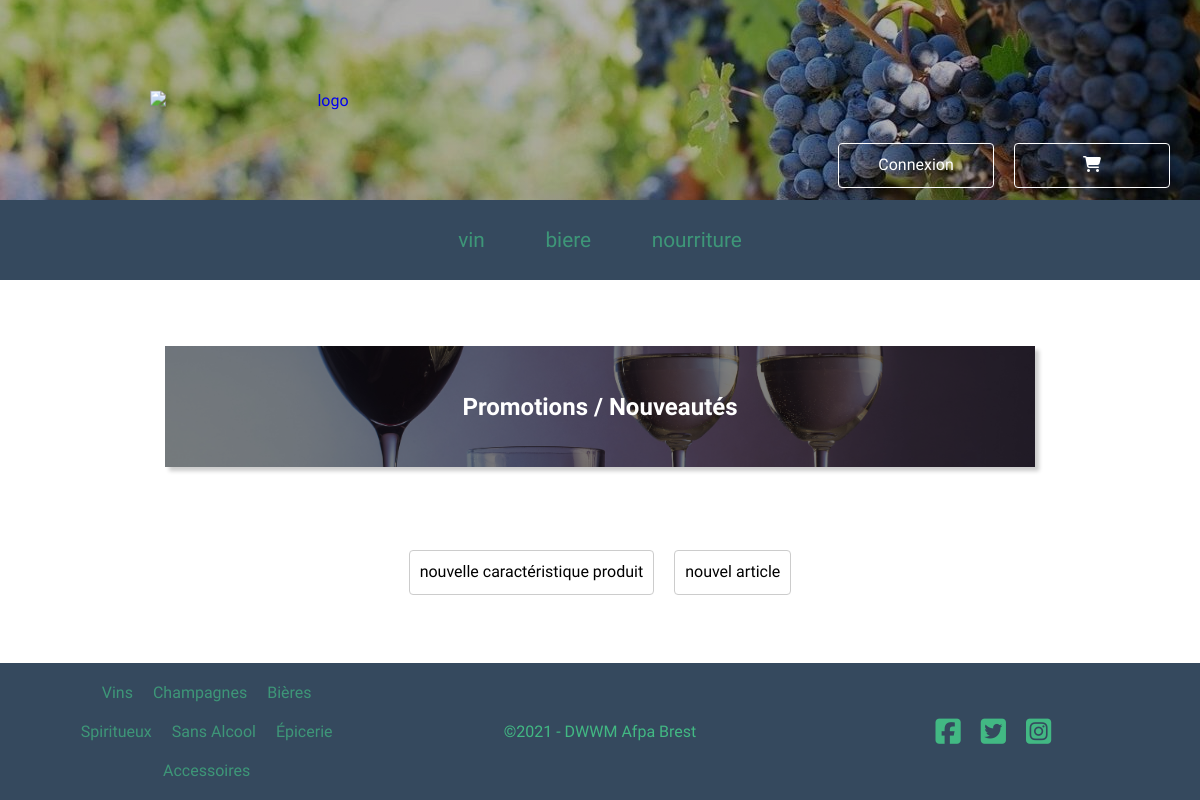
/public, run on an earlier commit of the app's database.
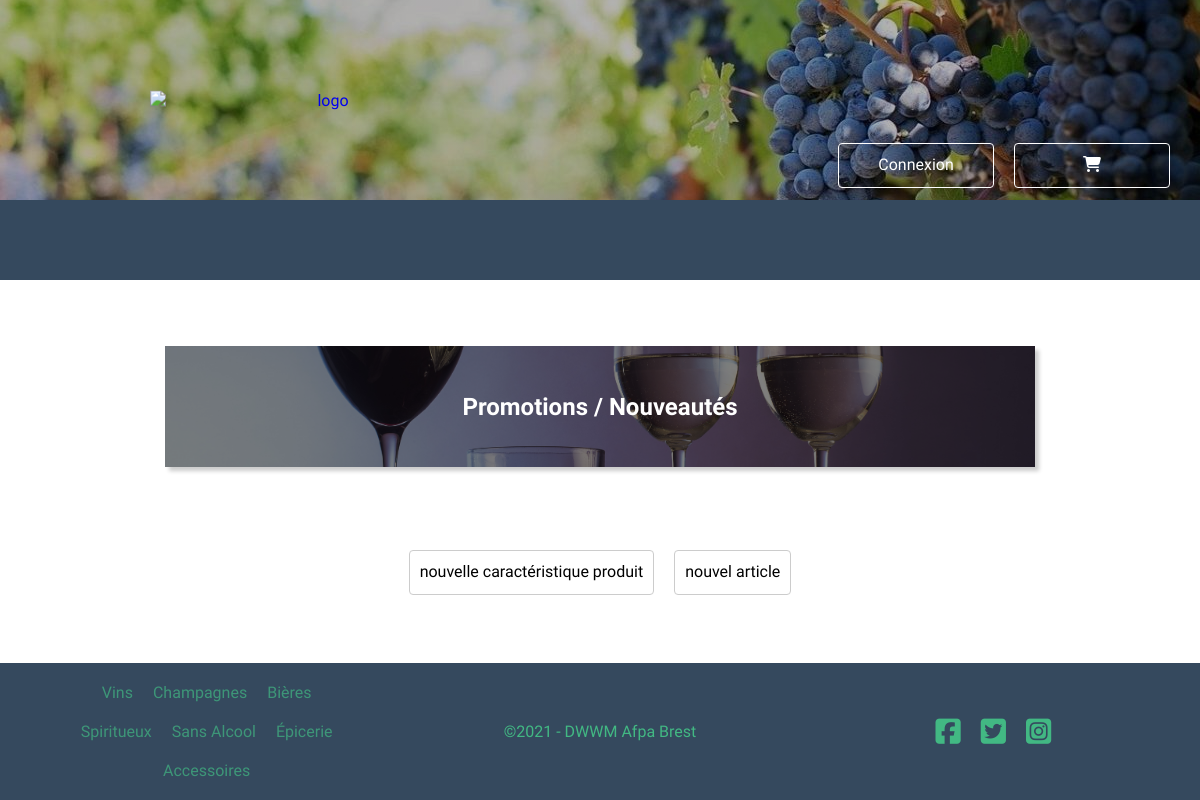
And on a later commit of the database.
### tables this page shows
CREATE TABLE `type_products` (
  `id` int(11) NOT NULL,
  `wording` varchar(150) NOT NULL
);

### src/controller/AccueilController.php (called while the page is built, shortened)
<?php
class AccueilController {
    protected $prodTypeService;
    public function __construct(){
        $this->prodTypeService = new ProdTypeService();
    }
    public function index(){
        $allProdTypes = $this->prodTypeService->getAllTypeProd();
        $view = ob_get_clean();
        require_once(BACK_ROOT . '/views/template.php');
    }
}
?>

### src/controller/ArticlesController.php (called while the page is built, shortened)
<?php
class ArticlesController extends AccueilController{
    public function afficheAccueil(){
        require_once BACK_ROOT  . '/views/accueil.php';
        parent::index();
    }
}
?>

### src/lib/Rooter.php (called while the page is built, shortened)
<?php
class Rooter {
    private $_get = [];
    private $_action;
    private $_params;
    private $_default = [
        'controlleur' => 'ArticlesController',
        'action' => 'afficheAccueil',
        'params' => ''];
    private function explodeUrl(array $get) : void {
        if(isset($get['p']) && $get['p'] != '') {
            $cleanGet = ($get['p'][-1] === '/') ? substr($get['p'],0, -1) : $get['p'];
            $this->_get = explode('/', $cleanGet);
        } else {
            $this->_get = $this->_default;
        }
    }
    private function defineController() : void {
        $file = array_shift($this->_get) . 'Controller';
    }
    private function defineAction() : void {
        $this->_action = (isset($this->_get[0])) ? array_shift($this->_get) : $this->_default['action'];
    }
    private function defineParams() : void {
        $this->_params = (isset($this->_get[0])) ? $this->_get : $this->_default['params'];
    }
    public function getRoot() : void {
        $action = $this->_action;
        $params = $this->_params;
        $new  = new $controller;
        $new->$action($params);
    }
}

### public/index.php (called while the page is built, shortened)
<?php
$rooter = new Rooter($_GET);
$rooter->getRoot();

### src/lib/Autoloader.php (called while the page is built, shortened)
<?php
class Autoloader {
    private static function fileIntergrator(string $files) : void {
        $fileList = self::explodeClassList($files);
        $directoryList = [
            BACK_ROOT . '/lib/',
            BACK_ROOT . '/controller/',
            BACK_ROOT . '/model/dataAccessObject/',
            BACK_ROOT . '/model/entities/',
            BACK_ROOT . '/model/services/'
        ];
    }
    private static function explodeClassList(String $classList) : array {
        return explode(" ", $classList);
    }
    private static function deleteNamespace(String $className) : String {
        $explode = explode('\\', $className);
        return end($explode);
    }
}

### src/model/dataAccessObject/BaseDao.php (called while the page is built, shortened)
<?php
class BaseDao {
    private $_DSN = 'mysql:host=mysql-pieddevigne.alwaysdata.net;dbname=pieddevigne_db_win_beer';
    private $_USER = '232395';
    private $_PWD = 'dwwmafpa29';
    public function __construct() {
        try {
           $this->db = new PDO($this->_DSN, $this->_USER, $this->_PWD);
        } catch(PDOException $e) {
            die('<br>Pas de connexion');
        }
    }
}
?>

### src/model/services/ProdTypeService.php (called while the page is built)
<?php
class ProdTypeService{
    private $prodTypeDao;
    public function __construct(){
        $this->prodTypeDao = new ProdTypeDao;
    }
    public function getAllTypeProd(){
        $prodTypes = $this->prodTypeDao->findAll();
        return $prodTypes;
    }
}
?>

### src/model/dataAccessObject/ProdTypeDao.php (called while the page is built)
<?php
class ProdTypeDao extends BaseDao{
    public function findAll() {
        $stmt = $this->db->prepare("SELECT * FROM type_products");
        $res = $stmt->execute();
        if($res){
            $prodTypes = $stmt->fetchAll(\PDO::FETCH_CLASS, ProdType::class);
            return $prodTypes;
        }
    }
}
?>

### src/model/entities/ProdType.php (called while the page is built, shortened)
<?php
class ProdType {
    private $id;
    private $wording;
    public function getId() {
        return $this->id;
    }
    public function getWording() {
        return $this->wording;
    }
}
?>

### src/views/template.php (the view, shortened to what the changed rows need)
<!DOCTYPE html>
<html lang='fr'>
<head>
    <link rel='stylesheet' href="assets/css/main.css">
</head>
<body>
    <header>
        <div class="banniere">
        </div>
    </header>
    <nav>
<?php foreach($allProdTypes as $prodType){?>
    <div class="produits">
            <a href="<?=A_LINK['afficher_produits']."/".$prodType->getId()?>">&nbsp;&nbsp;<?= $prodType->getWording() ?>&nbsp;&nbsp;</a>
    </div>
            <?php } ?>
    </nav>
    <main>
        <?= $view ?? '<p>Aucun affichage possible</p>'; ?>
    </main>
    <footer>
        <div class="footer1">
        </div>
        <div class="footer2">
        </div>
        <div class="footer3">
        </div>
    </footer>
</body>
</html>

What changed in the data, as far as the page shows it:
removed type_products: wording "vin"
removed type_products: wording "biere"
removed type_products: wording "nourriture"
